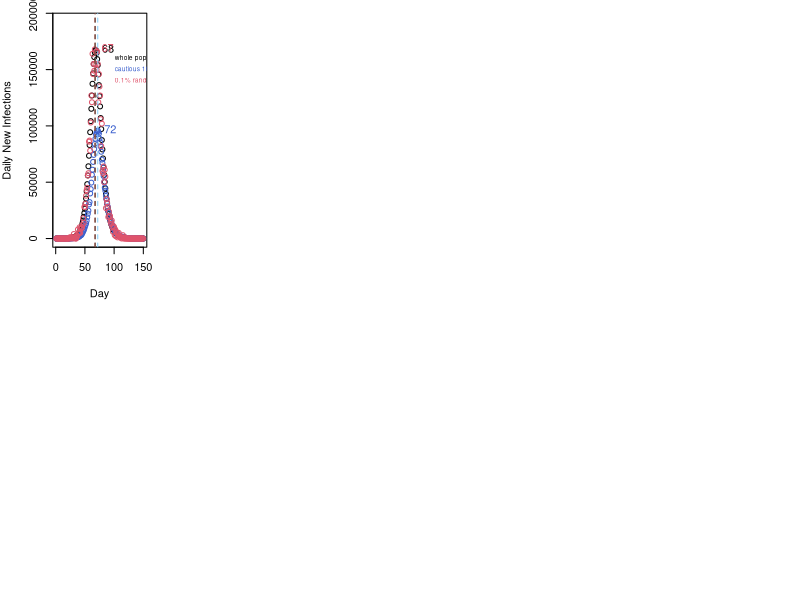

Generate this figure with R: (Note: a time limit stopped this script after it produced the figure.)
#### Practical 2 Group 64: Xinyu HOU(s2145863), Maeve LI(Minqing LI)(s2167017), Di WU(s2176435)
#### Github repo: https://github.com/MaeveLi/SP-Practicals-Group-64

## Overview: the aim is to simulate epidemics and compare the reconstructed daily infection trajectories 
## of the 10% of the population with the lowest individual transmission probabilities (considered 
## to be the more cautious group of people, representing the ZOE app data) to those of the whole population 
## and a randomly generated 0.1% sample. Interpret the results and study the representativeness of such a group. 

Zoesimu <- function(n=5.5e6,ne=10,nt=150,lambda=0.4/n,gamma=1/3,delta=1/5){
  ## Zoesimu stochastic simulation model:
  ## An epidemic model that simulates the whole process in a given population, 
  ## and outputs a list of the daily new infections in the entire population, 10% of the population 
  ## with the lowest contact rate with other people and a random sample of 0.1% of the population respectively.
  
  ## inputs:
  ## n = population size (here set to the population of Scotland)
  ## ne = initially exposed; nt = number of days;
  ## lambda is the overall viral infectivity parameter
  ## S stands for susceptible; E for exposed; I for infectious;
  ## L for leaving the state of infected;
  ## gamma = daily prob E -> I; delta = daily prob I -> L;
  
  x <- rep(0,n) ## initialize to susceptible state
  beta <- rlnorm(n,0,0.5); beta<-beta/mean(beta) ## contact rate beta i values generated
  ilowest <- order(beta)[1:5.5e5] ## 10% people with the lowest contact rate selected
  isample <- sample(length(x),5500) ## 0.1% sample randomly generated
  index <- sample(length(x),ne)
  x[index] <- 1 ## randomly choose ne people initialized to exposed state 
  DNew <- DNew_lowest <- DNew_sample <- rep(0,nt)
  DNew[1] <- ne
  DNew_lowest[1] <- length(index[index %in% ilowest])
  DNew_sample[1] <- length(index[index %in% isample]) ## first day infection in respective groups.
  for (i in 2:nt) { ## loop over days
    u <- runif(n) ## uniform random deviates
    x[x==2&u<delta] <- 3 ## I -> L with prob delta
    x[x==1&u<gamma] <- 2 ## E -> I with prob gamma
    
    iinfectious <- which(x==2) ## index of people in I
    idnew <- which(x==0&u<lambda*sum(beta[iinfectious])*beta) ## index of new infections(S->E) with prob lambda*sum(beta[iinfectious])*beta
    idnew_lowest <- intersect(idnew,ilowest)
    idnew_sample <- intersect(idnew,isample) ## index of new infections in respective groups
    dnew <- length(idnew)
    dnew_lowest <- length(idnew_lowest)
    dnew_sample <- length(idnew_sample) ## the number of new infections in respective groups
    x[idnew] <- 1 ## S -> E
    
    DNew[i] <- dnew; DNew_lowest[i] <- dnew_lowest; DNew_sample[i] <- dnew_sample
  }
  list(DNew=DNew, DNew_lowest=DNew_lowest, DNew_sample=DNew_sample)
}

par(mfcol=c(2,5),mar=c(4,4,1,1)) ## create an output format for multiple plots
for (i in 1:10) { ## A loop then generates 10 simulations and add each plot of the simulation to the above format  
  epi <- Zoesimu() ## run simulation
  ## plot each trajectory
  plot(epi$DNew, ylim=c(0,max(epi$DNew)+25000), xlab="Day", ylab="Daily New Infections") 
  lines((epi$DNew_lowest)*10, type='p', col="royalblue3") ## DNew_lowest(blue)
  lines((epi$DNew_sample)*1000, type='p', col=2) ## DNew_sample(red)
  ## form dashed lines that passes through the peaks respectively
  abline(v=which(epi$DNew==max(epi$DNew)), col = "dimgray", lwd=1, lty=2)
  abline(v=which(epi$DNew_lowest==max(epi$DNew_lowest)), col="lightskyblue", lwd=1, lty=2)
  abline(v=which(epi$DNew_sample==max(epi$DNew_sample)), col="coral4", lwd=1, lty=2)
  ## Mark the day each trajectory peaks
  text(which(epi$DNew==max(epi$DNew)), max(epi$DNew), which(epi$DNew==max(epi$DNew)), pos=4)
  text(which(epi$DNew_lowest==max(epi$DNew_lowest)), max(epi$DNew_lowest)*10, 
       which(epi$DNew_lowest==max(epi$DNew_lowest)), pos=4, col="royalblue3")
  text(which(epi$DNew_sample==max(epi$DNew_sample)), max(epi$DNew_sample)*1000, 
       which(epi$DNew_sample==max(epi$DNew_sample)), pos=4, col=2)
  ## print the legends on the right of every plot
  text(90, 160000, "whole population", pos=4, col=1, cex=.6)
  text(90,150000, "cautious 10% * 10", pos=4, col="royalblue3", cex=.6)
  text(90,140000, "0.1% random sample * 1000", pos=4, col=2, cex=.6)
}

## From the result of simulation on the plot with standardized figures, we can find that the infection 
## trajectory of the 0.1% random sample can almost coincide with that of the whole population. However, there are 
## obvious differences between the infection trajectory of the most cautious 10% of the population which we use to 
## represent the users of ZOE and the trajectories of the whole population. It has a lower peak value 
## of new infections per day and lagging epidemic development than the others, as people takes more precautions in this group.
## It implies that for the whole population, this part of the population is not highly representative, which means 
## that the infection trajectory established by ZOE cannot clearly and accurately represent the infection trajectory of the whole population.
